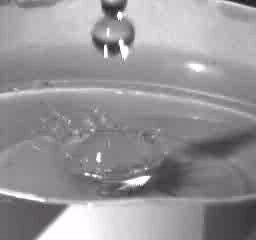
#> input picture frame 18 of Basics/Reading Images and Videos/Data/drop.avi, 256 x 240 px, given in place of video.mp4, which was not available
$ jupyter execute JumpingBetweenFrames.ipynb
#> lines starting #> are read from the running program, lines starting #| are printed output that depends on the picture; pictures that were not available may be replaced by others from this repository, and a replacement may not be noted
[cell 1]
import cv2

[cell 2]
capture=cv2.VideoCapture('./data/video.mp4')

[cell 3]
frame_count=int(capture.get(cv2.CAP_PROP_FRAME_COUNT))

[cell 4]
print('Frame Count:', frame_count)

[cell 5]
print('Position:', int(capture.get(cv2.CAP_PROP_POS_FRAMES)))
_, frame=capture.read()
#> frame is the input picture: shape (240, 256, 3); mean B, G, R 151.1, 148.7, 150.7
cv2.imshow('frame', frame)

[cell 6]
print('Position:', capture.get(cv2.CAP_PROP_POS_FRAMES))
_,frame=capture.read()
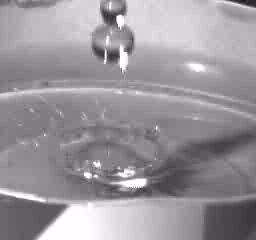
#> input picture frame 19 of Basics/Reading Images and Videos/Data/drop.avi, 256 x 240 px, given in place of video.mp4, which was not available
#> frame is the input picture: shape (240, 256, 3); mean B, G, R 153.3, 150.8, 152.8
cv2.imshow('frame1', frame)

[cell 7]
capture.set(cv2.CAP_PROP_POS_FRAMES, 10)
print('Position:', int(capture.get(cv2.CAP_PROP_POS_FRAMES)))
_,frame=capture.read()
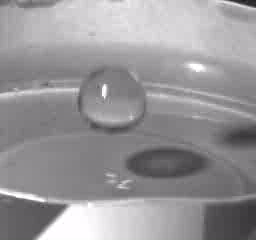
#> input picture frame 10 of Basics/Reading Images and Videos/Data/drop.avi, 256 x 240 px, given in place of video.mp4, which was not available
#> frame is the input picture: shape (240, 256, 3); mean B, G, R 152.3, 149.8, 151.8
cv2.imshow('frame100', frame)
cv2.waitKey()
cv2.destroyAllWindows()

$ run again, starting later in the video
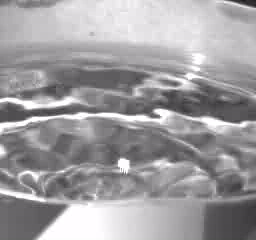
#> input picture frame 81 of Basics/Reading Images and Videos/Data/drop.avi, 256 x 240 px, given in place of video.mp4, which was not available
#> frame is the input picture: shape (240, 256, 3); mean B, G, R 159.3, 156.9, 158.8
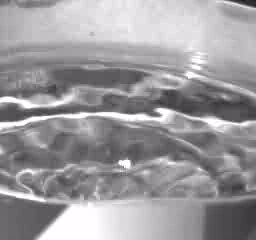
#> input picture frame 82 of Basics/Reading Images and Videos/Data/drop.avi, 256 x 240 px, given in place of video.mp4, which was not available
#> frame is the input picture: shape (240, 256, 3); mean B, G, R 156.2, 153.8, 155.7
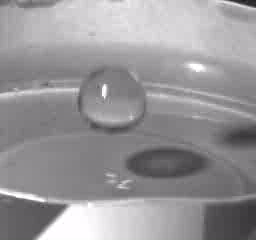
#> input picture frame 10 of Basics/Reading Images and Videos/Data/drop.avi, 256 x 240 px, given in place of video.mp4, which was not available
#> frame is the input picture: shape (240, 256, 3); mean B, G, R 152.3, 149.8, 151.8

$ run again, starting later in the video
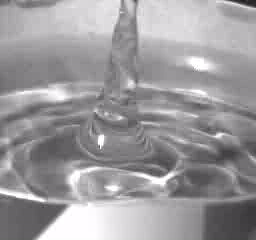
#> input picture frame 145 of Basics/Reading Images and Videos/Data/drop.avi, 256 x 240 px, given in place of video.mp4, which was not available
#> frame is the input picture: shape (240, 256, 3); mean B, G, R 156, 153.6, 155.6
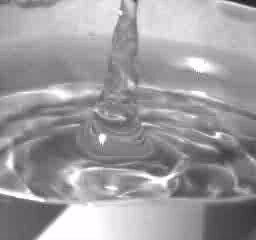
#> input picture frame 146 of Basics/Reading Images and Videos/Data/drop.avi, 256 x 240 px, given in place of video.mp4, which was not available
#> frame is the input picture: shape (240, 256, 3); mean B, G, R 158.3, 155.9, 157.9
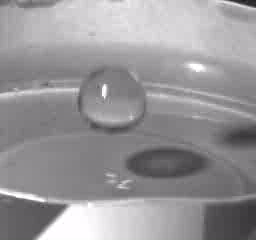
#> input picture frame 10 of Basics/Reading Images and Videos/Data/drop.avi, 256 x 240 px, given in place of video.mp4, which was not available
#> frame is the input picture: shape (240, 256, 3); mean B, G, R 152.3, 149.8, 151.8
